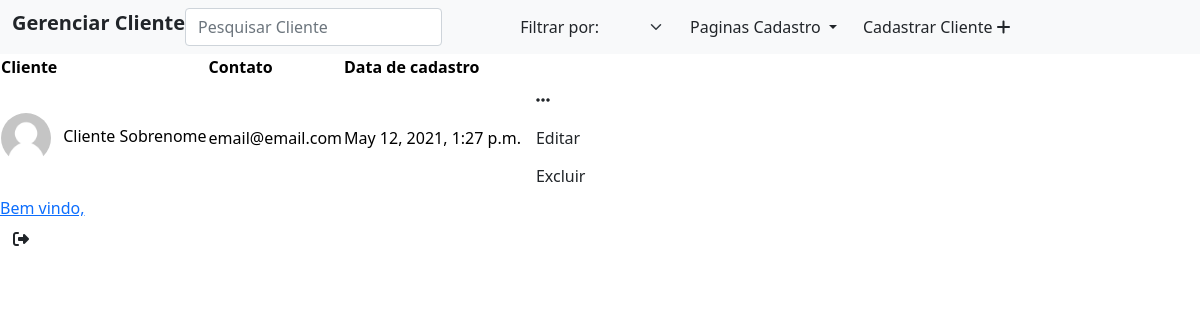
The app's page /clientes/ (signed in) with its own data.
### venda_imoveis_app/models.py (models this page shows, shortened)
class Cliente(models.Model):
    nome = models.CharField(max_length=255, default="")
    cpf = models.CharField(max_length=255, default="")
    email = models.CharField(max_length=255, default="")
    telefone = models.CharField(max_length=255, default="")
    cadastro = models.DateTimeField(auto_now_add=True, blank=True)

### venda_imoveis_app/views.py (the view, shortened to what this page needs)
# urls.py: path('clientes/', clientes, name="clientes"),
@login_required(login_url='/login/')
def clientes(request):
    identifier = "Cliente"
    form = ClientesForm()
    clientes = Cliente.objects.all()
    context = {'form': form, 'identifier': identifier, 'clientes': clientes}
    srch = request.GET.get('srch')
    return render(request, 'pages/clientes.html', context)

### venda_imoveis_app/forms.py
class ClientesForm(ModelForm):
    class Meta:
        model = Cliente
        fields = ['nome', 'cpf', 'email', 'telefone']

### venda_imoveis_app/templates/pages/clientes.html (shortened to what this page needs)
{% extends 'components/form_clientes.html' %}
{% load static %}
{% block lista_clientes %}
{% if clientes %}
<div class="list-content">
<table class="table-light">
        <thead>
            <tr>
                <th>Cliente</th>
                <th>Contato</th>
                <th>Data de cadastro</th>
                <th></th>
            </tr>
        </thead>
        <tbody class="dados-cliente">
            {% for clientes in clientes %}
            <tr>
                <td>
                    <img
                    style="border-radius: 25px; margin-right: 0.5rem"
                    src="{% static 'images/user.png' %}"
                    alt=""
                    width="50px"
                    height="50px">
                    <span>{{ clientes.nome }}</span>
                </td>
                <td>{{ clientes.email }}</td>
                <td>{{ clientes.cadastro }}</td>
                <td>
                    <div id="dropdown" class="dropdown">
                    <div class="btn btn-option" id="option-btn"><i id="icon-option" class="fas fa-ellipsis-h"></i></div>
                        <div id="imovel-options" class="dropdown-content">
                            <div>
                                <button
                                    class="btn btn-editar"
                                    type="button"
                                    data-bs-title="Editar {{ identifier }}"
                                    data-bs-check="true"
                                    data-bs-toggle="modal"
                                    data-bs-target="#modalCadastro"
                                    data-bs-nome="{{ clientes.nome}}"
                                    data-bs-cpf="{{ clientes.cpf }}"
                                    data-bs-email="{{ clientes.email }}"
                                    data-bs-telefone="{{ clientes.telefone }}"
                                    data-bs-id-cliente="{{ clientes.id }}"
                                >Editar</button>
                            </div>
                            <div>
                                <form id="selected_form" class="form-inline" action="{% url 'delete_cliente' clientes.pk %}" method="POST">
                                    <button type="submit" class="btn btn-excluir" id="option-excluir">Excluir</button>
                                </form>
                            </div>
                        </div>
                    </div>
                </td>
            </tr>
            {% endfor %}
        </tbody>
    </table>
</div>
{% endif %}
{% endblock %}

### records on screen
Cliente: nome "Cliente Sobrenome", email "email@email.com", cadastro "May 12, 2021, 1:27 p.m."

### other values on screen
{{ identifier }} "Cliente"
